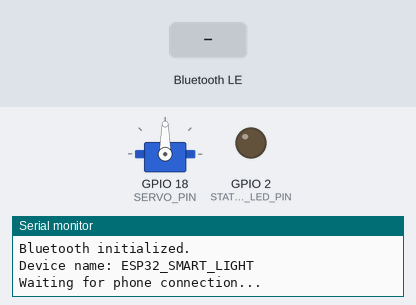
Bench run of a sketch on a simulated ESP32. Shown: servo, output pins drawn as LEDs (lit = HIGH), the last lines printed to the serial monitor. The inputs (shaded band) are chosen by the test bench. Nothing arrives over Bluetooth unless stated; a phone connects over Bluetooth LE 3 s after start.

Above: at 2.2 s.
2.3 s: Bluetooth LE write "ON" received
At 3.6 s:
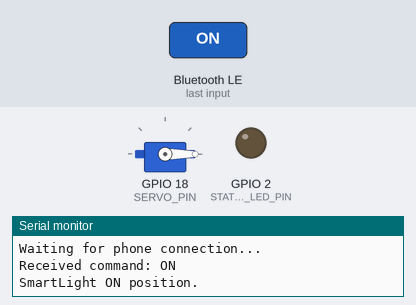
At 5.0 s:
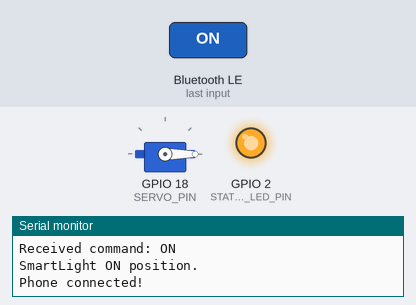
5.3 s: Bluetooth LE write "OFF" received
At 6.1 s:
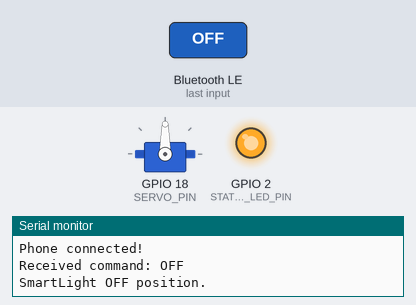
Timing chart, 0 to 8.3 s (numbered marks = the images above; inputs shaded):
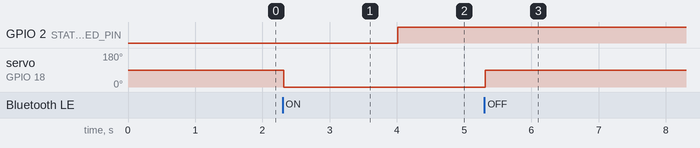

Measured:
- after the input at 2.3 s, servo on GPIO 18 (SERVO_PIN): 90° → 0° at once
- after the input at 5.3 s, servo on GPIO 18 (SERVO_PIN): 0° → 90° at once

The sketch:

Smart_Light.ino
```cpp
#include <Arduino.h>
#include <BLEDevice.h>
#include <BLEServer.h>
#include <BLEUtils.h>
#include <BLE2902.h>
#include <ESP32Servo.h>

// ---------------- BLE CONFIGURATION ----------------

#define DEVICE_NAME "ESP32_SMART_LIGHT"

#define SERVICE_UUID \
  "6e400001-b5a3-f393-e0a9-e50e24dcca9e"

#define CHARACTERISTIC_UUID \
  "6e400002-b5a3-f393-e0a9-e50e24dcca9e"

// ---------------- HARDWARE CONFIGURATION ----------------

// GPIO numbers, not board D-labels
#define SERVO_PIN 18

// GPIO2 is a common onboard LED pin on many ESP32 DevKit boards.
// Confirm your particular board's LED pin and polarity.
#define STATUS_LED_PIN 2
#define LED_ACTIVE_LOW false

#define ON_ANGLE 0
#define OFF_ANGLE 90

// ---------------- GLOBAL VARIABLES ----------------

Servo smartServo;

BLEServer* bleServer = nullptr;
BLECharacteristic* commandCharacteristic = nullptr;

volatile bool deviceConnected = false;
volatile bool advertisingRestartNeeded = false;
volatile uint8_t pendingCommand = 0;

// ---------------- LED FUNCTION ----------------

void setStatusLED(bool connected) {
  if (LED_ACTIVE_LOW) {
    digitalWrite(STATUS_LED_PIN, connected ? LOW : HIGH);
  } else {
    digitalWrite(STATUS_LED_PIN, connected ? HIGH : LOW);
  }
}

// ---------------- BLE SERVER CALLBACKS ----------------

class ServerCallbacks : public BLEServerCallbacks {

  void onConnect(BLEServer* server) override {
    deviceConnected = true;
    Serial.println("Phone connected!");
  }

  void onDisconnect(BLEServer* server) override {
    deviceConnected = false;
    advertisingRestartNeeded = true;
    Serial.println("Phone disconnected!");
  }
};

// ---------------- BLE CHARACTERISTIC CALLBACKS ----------------

class CharacteristicCallbacks :
  public BLECharacteristicCallbacks {

  void onWrite(BLECharacteristic* characteristic) override {

    String receivedValue = characteristic->getValue();

    if (receivedValue == "ON") {
      pendingCommand = 1;
      Serial.println("Received command: ON");
    }

    else if (receivedValue == "OFF") {
      pendingCommand = 2;
      Serial.println("Received command: OFF");
    }

    else {
      Serial.print("Unknown command: ");
      Serial.println(receivedValue.c_str());
    }
  }
};

// ---------------- SETUP ----------------

void setup() {

  Serial.begin(115200);
  delay(1000);

  Serial.println();
  Serial.println("================================");
  Serial.println("       SMARTLIGHT ESP32");
  Serial.println("================================");

  pinMode(STATUS_LED_PIN, OUTPUT);
  setStatusLED(false);

  // Attach servo
  smartServo.setPeriodHertz(50);
  smartServo.attach(SERVO_PIN, 500, 2400);

  smartServo.write(OFF_ANGLE);

  Serial.println("Servo initialized.");

  // Initialize Bluetooth
  BLEDevice::init(DEVICE_NAME);

  bleServer = BLEDevice::createServer();
  bleServer->setCallbacks(new ServerCallbacks());

  BLEService* smartService =
    bleServer->createService(SERVICE_UUID);

  commandCharacteristic =
    smartService->createCharacteristic(
      CHARACTERISTIC_UUID,
      BLECharacteristic::PROPERTY_WRITE |
      BLECharacteristic::PROPERTY_WRITE_NR
    );

  commandCharacteristic->setCallbacks(
    new CharacteristicCallbacks()
  );

  smartService->start();

  BLEAdvertising* advertising =
    BLEDevice::getAdvertising();

  advertising->addServiceUUID(SERVICE_UUID);
  advertising->setScanResponse(true);

  BLEDevice::startAdvertising();

  Serial.println("Bluetooth initialized.");
  Serial.print("Device name: ");
  Serial.println(DEVICE_NAME);
  Serial.println("Waiting for phone connection...");
}

// ---------------- MAIN LOOP ----------------

void loop() {

  setStatusLED(deviceConnected);

  // Restart advertising after phone disconnects
  if (advertisingRestartNeeded) {
    advertisingRestartNeeded = false;

    delay(300);

    BLEDevice::startAdvertising();

    Serial.println("Advertising restarted.");
  }

  // Process received commands
  uint8_t command = pendingCommand;
  pendingCommand = 0;

  if (command == 1) {

    smartServo.write(ON_ANGLE);

    Serial.println("SmartLight ON position.");
  }

  else if (command == 2) {

    smartServo.write(OFF_ANGLE);

    Serial.println("SmartLight OFF position.");
  }

  delay(20);
}
```
